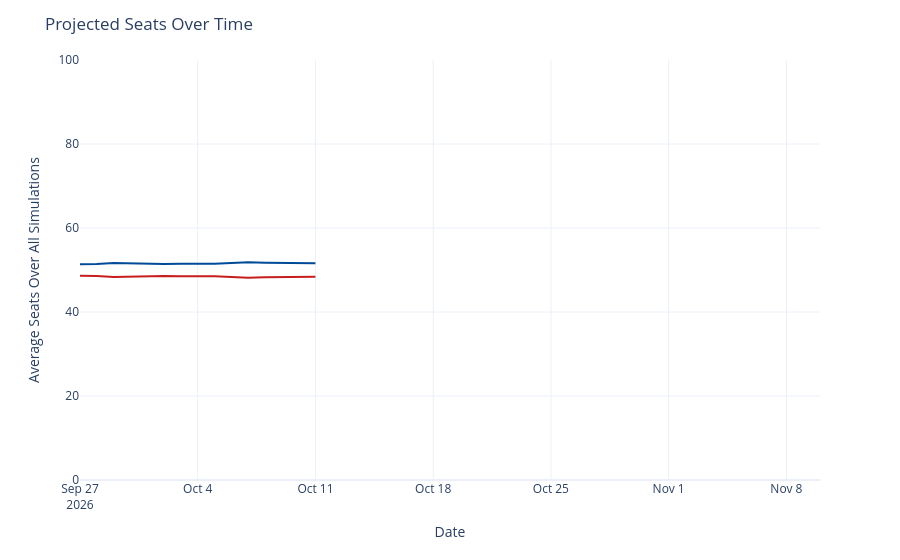

Write notebook code for a chart like this one.
### Code cell
seats_over_time = output_ts[(output_ts['geo'] == 'US Senate') &
                             (output_ts['type'] == 'seats')]
seats_over_time['rep_seats'] = seats_over_time['y'].map(lambda x: 100 - x)
seats_over_time = seats_over_time.rename({'y': 'Democrats', 'rep_seats': 'Republicans'}, axis=1)
seats_time_ser = px.line(seats_over_time, x='date', y=['Democrats', 'Republicans'], template='plotly_white',
                        color_discrete_map={'Democrats': '#004b97', 'Republicans': '#c71e1d'},)
seats_time_ser.update_traces(hovertemplate="%{y:.1f}")
seats_time_ser.update_layout(
    xaxis=dict(range=[pd.to_datetime('2026-09-27'), pd.to_datetime('2026-11-10')]),
    yaxis=dict(range=[0, 100]),
    xaxis_title='Date',
    yaxis_title='Average Seats Over All Simulations',
    title=dict(text="Projected Seats Over Time"),
    hovermode="x",
    showlegend=False
)
seats_time_ser

### Figure 1 — Plotly figure (JSON) as saved in the notebook; plotly's stock layout.template omitted (floating-point values rounded to 4 significant figures)
{"data": [{"hovertemplate": "%{y:.1f}", "legendgroup": "Democrats", "line": {"color": "#004b97", "dash": "solid"}, "marker": {"symbol": "circle"}, "mode": "lines", "name": "Democrats", "orientation": "v", "showlegend": true, "type": "scatter", "x": ["2026-09-27", "2026-09-28", "2026-09-29", "2026-09-30", "2026-10-01", "2026-10-02", "2026-10-03", "2026-10-04", "2026-10-05", "2026-10-06", "2026-10-07", "2026-10-08", "2026-10-09", "2026-10-10", "2026-10-11"], "xaxis": "x", "y": [51.35, 51.4, 51.64, 51.51, 51.41, 51.42, 51.47, 51.47, 51.48, 51.68, 51.82, 51.75, 51.71, 51.62, 51.6], "yaxis": "y"}, {"hovertemplate": "%{y:.1f}", "legendgroup": "Republicans", "line": {"color": "#c71e1d", "dash": "solid"}, "marker": {"symbol": "circle"}, "mode": "lines", "name": "Republicans", "orientation": "v", "showlegend": true, "type": "scatter", "x": ["2026-09-27", "2026-09-28", "2026-09-29", "2026-09-30", "2026-10-01", "2026-10-02", "2026-10-03", "2026-10-04", "2026-10-05", "2026-10-06", "2026-10-07", "2026-10-08", "2026-10-09", "2026-10-10", "2026-10-11"], "xaxis": "x", "y": [48.65, 48.6, 48.36, 48.49, 48.59, 48.58, 48.53, 48.53, 48.52, 48.32, 48.18, 48.25, 48.29, 48.38, 48.4], "yaxis": "y"}], "layout": {"hovermode": "x", "legend": {"title": {"text": "variable"}, "tracegroupgap": 0}, "margin": {"t": 60}, "showlegend": false, "title": {"text": "Projected Seats Over Time"}, "xaxis": {"anchor": "y", "domain": [0, 1], "range": ["2026-09-27T00:00:00", "2026-11-10T00:00:00"], "title": {"text": "Date"}}, "yaxis": {"anchor": "x", "domain": [0, 1], "range": [0, 100], "title": {"text": "Average Seats Over All Simulations"}}}}
